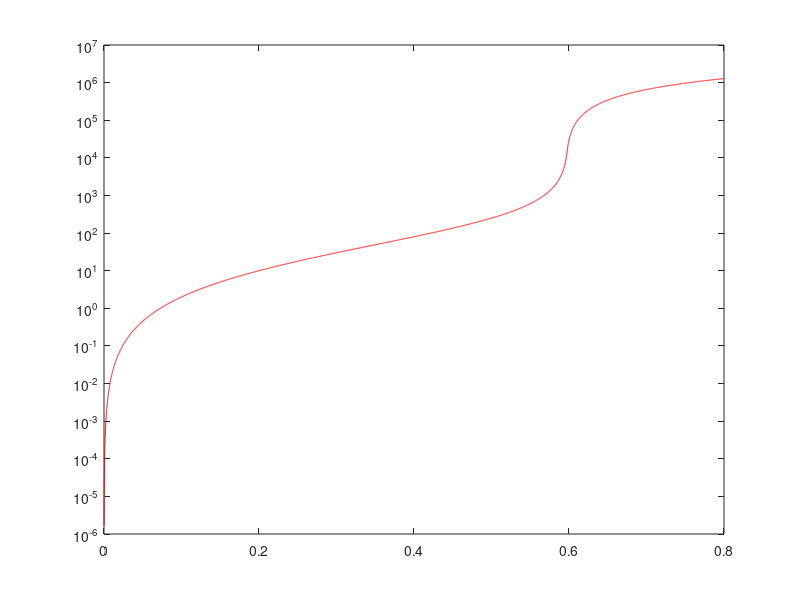

Write MATLAB code to recreate this figure.
ESMAX = 0.6;
%ESMAX = 0.3890;
%ESMAX = 0.250;
PSTAR = 100;
ALPHA = 2.0;

SMALL = ESMAX * 0.004;
STEMP = ESMAX - SMALL;



ES1 = [0.0 : 0.0001 : STEMP];
ES2 = [STEMP : 0.0001 : 0.8];

PS1 = PSTAR * ES1 .^ ALPHA ./ (ESMAX - ES1);
PS2 = PSTAR * STEMP ^ ALPHA / SMALL + 6.25 * 1E4 * PSTAR * (ES2 - STEMP);


plot(ES1, PS1, 'r', ES2, PS2, 'r')
set(gca, 'YScale', 'log')

EST = [ES1, ES2]';
PST = [PS1, PS2]';